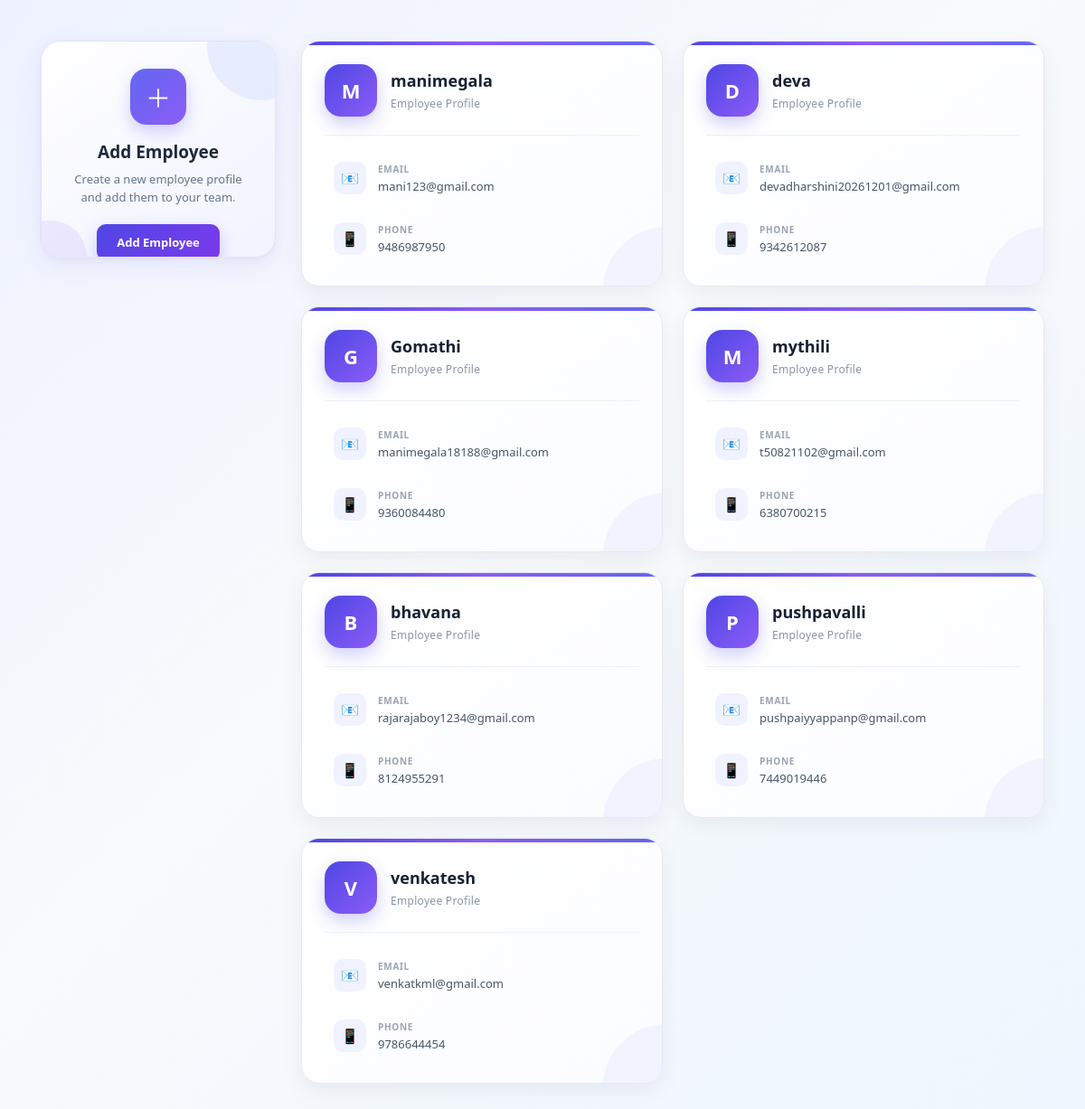
The page /view_employee.php on the database its author committed.
### tables this page shows
CREATE TABLE `employee` (
  `id` int(11) NOT NULL AUTO_INCREMENT,
  `full_name` varchar(100) NOT NULL,
  `email` varchar(100) NOT NULL,
  `password` varchar(255) NOT NULL,
  `department` varchar(100) DEFAULT NULL,
  `phone` varchar(15) DEFAULT NULL,
  `availability` enum('Available','Busy') DEFAULT 'Available',
  `created_at` timestamp NOT NULL DEFAULT current_timestamp(),
  `project_name` varchar(255) DEFAULT NULL,
  PRIMARY KEY (`id`),
  UNIQUE KEY `email` (`email`)
);

### view_employee.php (the view, shortened to what this page needs)
<?php
include "../db.php";
$query = "SELECT * FROM employee";
$result = mysqli_query($conn, $query);
?>
<!DOCTYPE html>
<html>
<head>
</head>
<body>
<div class="container">
<div class="add-box">
<div class="add-icon">
＋
</div>
<h3>
Add Employee
</h3>
<p>
Create a new employee profile and add them to your team.
</p>
<a href="add_employee.php" class="add-btn">
Add Employee
</a>
</div>
<div class="employee-container">
<?php
while($row = mysqli_fetch_assoc($result))
{
    $name = $row['full_name'];
    $first_letter =
        strtoupper(substr($name,0,1));
?>
<div class="employee-card">
<div class="employee-top">
<div class="profile-icon">
<?php echo $first_letter; ?>
</div>
<div>
<div class="employee-name">
<?php echo $row['full_name']; ?>
</div>
<div class="employee-role">
Employee Profile
</div>
</div>
</div>
<div class="employee-details">
<div class="detail-row">
<div class="detail-icon">
📧
</div>
<div class="detail-content">
<span class="detail-label">
Email
</span>
<span class="detail-value">
<?php echo $row['email']; ?>
</span>
</div>
</div>
<div class="detail-row">
<div class="detail-icon">
📱
</div>
<div class="detail-content">
<span class="detail-label">
Phone
</span>
<span class="detail-value">
<?php echo $row['phone']; ?>
</span>
</div>
</div>
</div>
</div>
<?php
}
?>
</div>
</div>
</body>
</html>

### view_employee.php (style rules this page uses)
* { margin:0; padding:0; box-sizing:border-box; }
body { font-family:"Segoe UI", Arial, sans-serif; background: linear-gradient(135deg,#eef2ff 0%,#f8fafc 45%,#eef6ff 100%); min-height:100vh; color:#1e293b; }
.container { display:flex; gap:28px; padding:45px; max-width:1400px; margin:auto; }
.add-box { width:260px; min-width:260px; height:240px; padding:30px 25px; border-radius:22px; background: linear-gradient( 145deg, #ffffff, #f1f3ff ); border:1px solid rgba(99,102,241,0.15); box-shadow: 0 10px 30px rgba(79,70,229,0.08), 0 2px 8px rgba(0,0,0,0.04); text-align:center; position:relative; overflow:hidden; transition:all .35s ease; }
.add-box::before { content:""; position:absolute; width:120px; height:120px; border-radius:50%; background:#e0e7ff; top:-55px; right:-45px; opacity:.7; }
.add-box::after { content:""; position:absolute; width:80px; height:80px; border-radius:50%; background:#ddd6fe; bottom:-40px; left:-30px; opacity:.5; }
.add-icon { width:62px; height:62px; margin:0 auto 17px; border-radius:18px; background: linear-gradient( 135deg, #6366f1, #8b5cf6 ); color:white; display:flex; align-items:center; justify-content:center; font-size:28px; box-shadow: 0 8px 18px rgba(99,102,241,.28); position:relative; z-index:2; }
.add-box h3 { font-size:19px; font-weight:700; color:#1e293b; margin-bottom:8px; position:relative; z-index:2; }
.add-box p { font-size:13px; line-height:1.5; color:#64748b; margin-bottom:20px; position:relative; z-index:2; }
.add-btn { display:inline-block; padding:11px 22px; border-radius:10px; background: linear-gradient( 135deg, #4f46e5, #7c3aed ); color:white; text-decoration:none; font-size:13px; font-weight:600; box-shadow: 0 7px 18px rgba(79,70,229,.25); transition:.3s; position:relative; z-index:2; }
.employee-container { flex:1; display:grid; grid-template-columns: repeat(2,minmax(300px,1fr)); gap:22px; }
.employee-card { position:relative; background: linear-gradient( 145deg, #ffffff 0%, #fbfcff 100% ); border-radius:20px; padding:25px; border:1px solid #e6e9f2; box-shadow: 0 8px 25px rgba(15,23,42,.06); overflow:hidden; transition: transform .35s ease, box-shadow .35s ease, border-color .35s ease; }
.employee-card::before { content:""; position:absolute; top:0; left:0; width:100%; height:4px; background: linear-gradient( 90deg, #4f46e5, #8b5cf6, #6366f1 ); }
.employee-card::after { content:""; position:absolute; width:140px; height:140px; border-radius:50%; background:#f1f3ff; right:-75px; bottom:-75px; z-index:0; }
.employee-top { display:flex; align-items:center; gap:15px; padding-bottom:20px; margin-bottom:20px; border-bottom:1px solid #edf0f6; position:relative; z-index:1; }
.profile-icon { width:58px; height:58px; flex-shrink:0; border-radius:18px; background: linear-gradient( 135deg, #4f46e5, #8b5cf6 ); color:white; display:flex; align-items:center; justify-content:center; font-size:22px; font-weight:700; box-shadow: 0 8px 18px rgba(79,70,229,.25); position:relative; }
.employee-name { font-size:18px; font-weight:700; color:#172033; margin-bottom:5px; }
.employee-role { font-size:12px; color:#8a94a6; letter-spacing:.3px; }
.employee-details { display:flex; flex-direction:column; gap:13px; position:relative; z-index:1; }
.detail-row { display:flex; align-items:center; gap:13px; padding:9px 10px; border-radius:11px; transition:.25s; }
.detail-icon { width:36px; height:36px; flex-shrink:0; border-radius:10px; background:#f0f2ff; display:flex; align-items:center; justify-content:center; font-size:16px; }
.detail-content { min-width:0; }
.detail-label { display:block; font-size:10px; font-weight:600; text-transform:uppercase; letter-spacing:.7px; color:#9aa3b2; margin-bottom:3px; }
.detail-value { display:block; font-size:13px; font-weight:500; color:#475569; white-space:nowrap; overflow:hidden; text-overflow:ellipsis; }

### rows shown on the page
employee: full_name "M", full_name "manimegala", email "mani123@gmail.com", phone "9486987950"
employee: full_name "D", full_name "deva", email "devadharshini20261201@gmail.com", phone "9342612087"
employee: full_name "G", full_name "Gomathi", email "manimegala18188@gmail.com", phone "9360084480"
employee: full_name "M", full_name "mythili", email "t50821102@gmail.com", phone "6380700215"
employee: full_name "B", full_name "bhavana", email "rajarajaboy1234@gmail.com", phone "8124955291"
employee: full_name "P", full_name "pushpavalli", email "pushpaiyyappanp@gmail.com", phone "7449019446"
employee: full_name "V", full_name "venkatesh", email "venkatkml@gmail.com", phone "9786644454"
